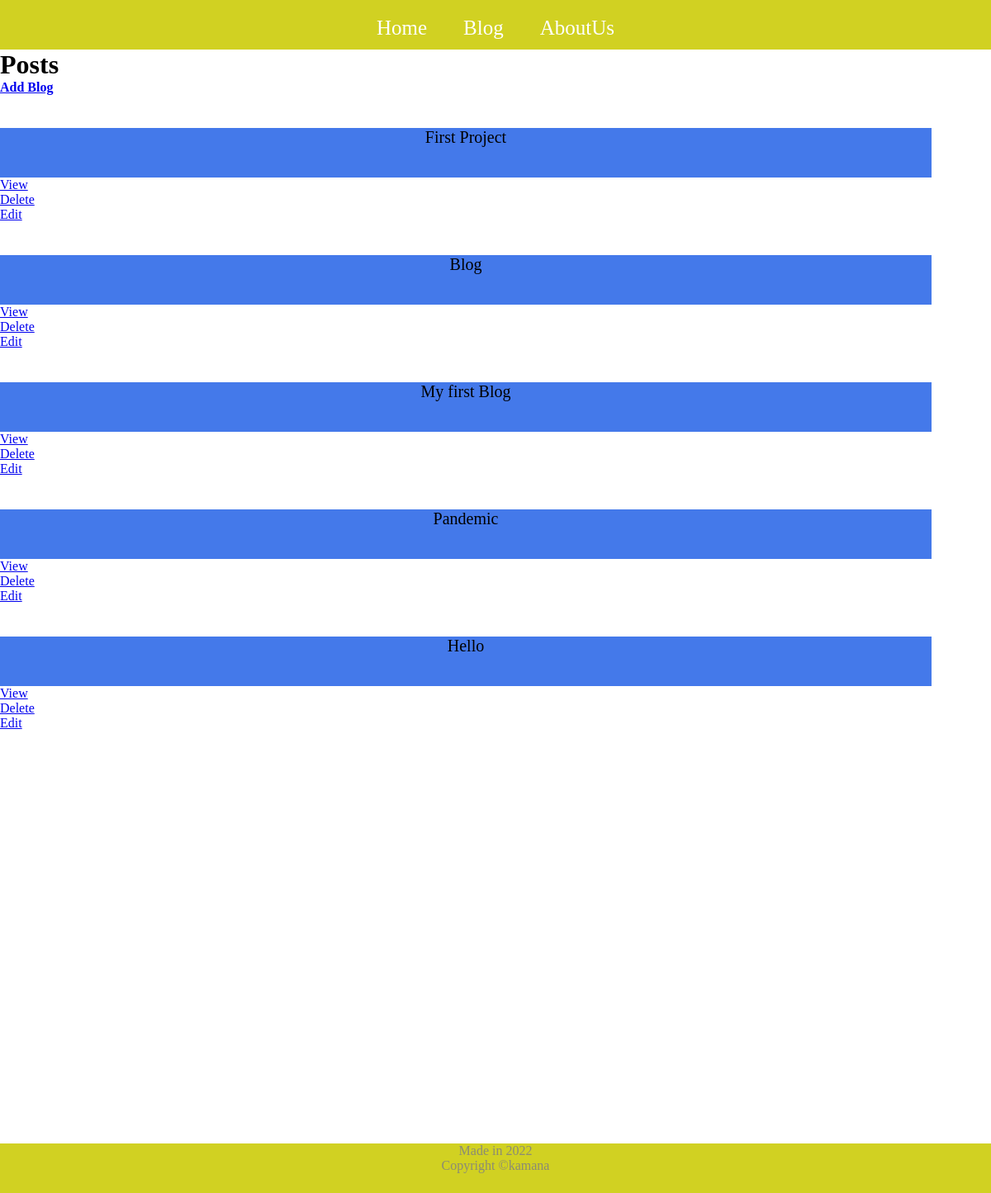
Screenshot of /blog/ with the database file from the repository.
### user/models.py (models this page shows, shortened)
class Blog(models.Model):
    title= models.CharField(max_length=100)
    author= models.ForeignKey(User, on_delete=models.CASCADE)
    published_on= models.DateTimeField(auto_now_add=True)
    image=models.ImageField(upload_to="media")
    description= models.TextField()
    updated_on= models.DateTimeField(auto_now_add=True)
    class Meta:
        ordering=['-published_on']

### user/views.py (the view)
# urls.py: path('blog/',BlogList.as_view(),name='blogs'),
class BlogList(ListView):
    model = Blog
    template_name='user/blog.html'
    context_object_name='blogs'

### user/templates/user/blog.html
{% extends  'user/navigation.html'%}
{%load static%}
{%block main_content%}
<div class="middle">
      <h1>Posts</h1>
      <h4><a href="{% url 'user:blogcreate' %}">Add Blog</a></h4>
      {% for blog in blogs %}
      <div class='blog'>
        <div class='title'>{{ blog.title}}</div>
        <div class='list'>
        <ul>
			 <a href="{% url 'user:blogdetail' blog.id %}"><li>View</li></a>
       <a href= "{% url 'user:blogdelete' blog.id %}"><li>Delete</li></a>
       <a href= "{% url 'user:update' blog.id %}"><li>Edit</li></a>
       </ul>
       </div>
       </div>
      {% endfor %}
</div>
{% endblock%}

### user/static/user/css/main.css (style rules this page uses)
* { padding : 0px; margin : 0px; }
.title { padding:0px; background-color: rgba(34, 96, 230, 0.842); width:94%; font-size: 20px; height:60px; text-align:center; display: inline-block; margin-top:40px; }
.middle h1 { margin-right:80%; }

### rows the page displays
Blog: title "First Project"
Blog: title "Blog"
Blog: title "My first Blog"
Blog: title "Pandemic"
Blog: title "Hello"
